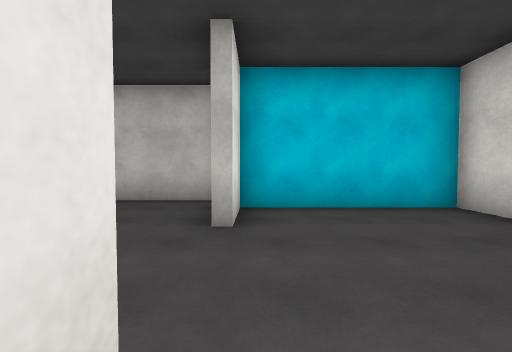
View 1 (above)

21 first-person views from a walk through a 3-D level made in the Unity game engine. The camera is 1.4 m above the floor, tilts 2° down and sees 90° across. The floor is counted in squares, 2 m on a side. Each view is taken from the middle of a square. On the plan, view 1 faces up. The plan holds only what a view shows up to about 9 squares ahead; the rest is blank. The place goes on beyond the plan. The player character is not drawn. Surface patterns are stand-ins for the level's own textures.

View 2
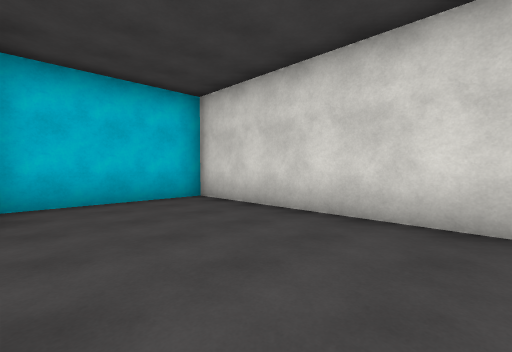

View 3
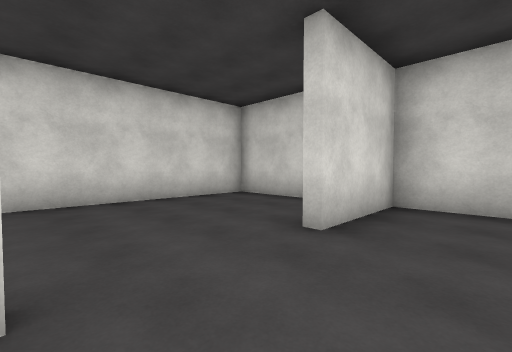

View 4
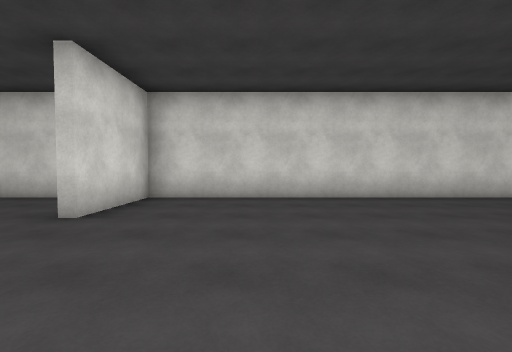

View 5
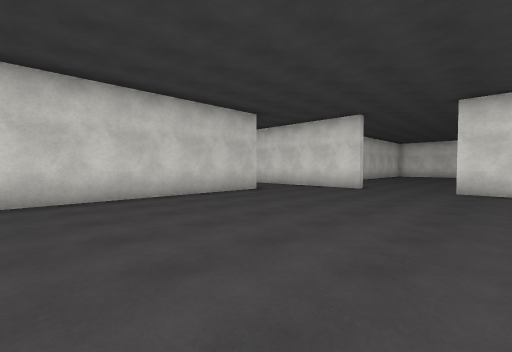

View 6
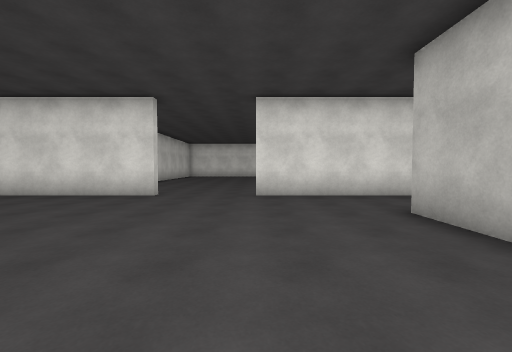

View 7
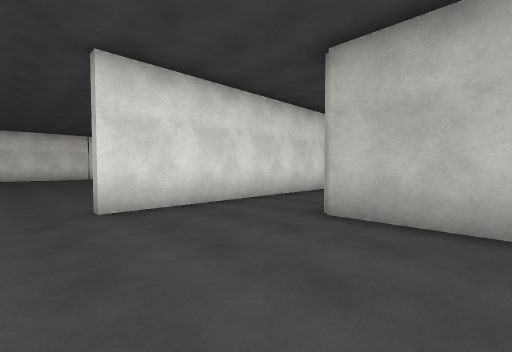

View 8
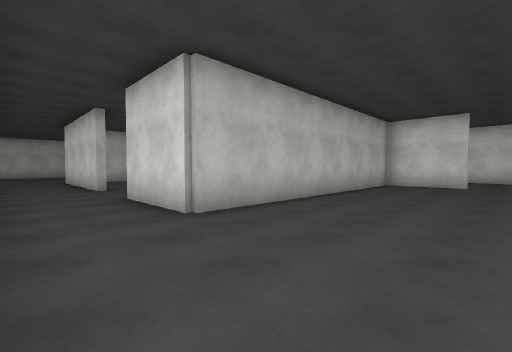

View 9
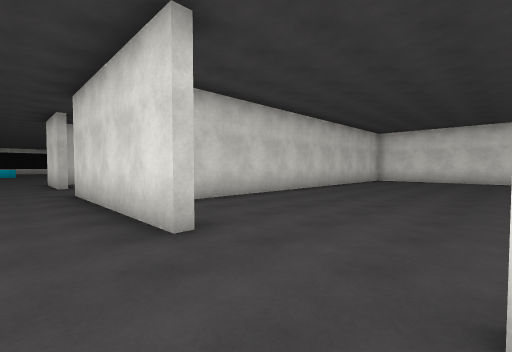

View 10
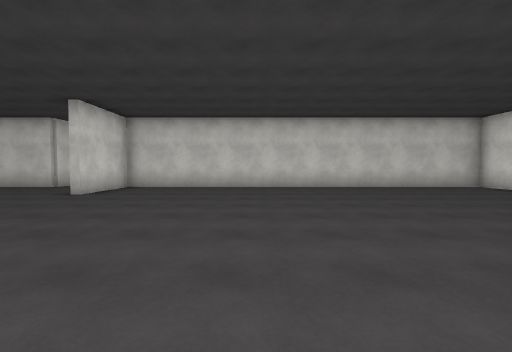

View 11
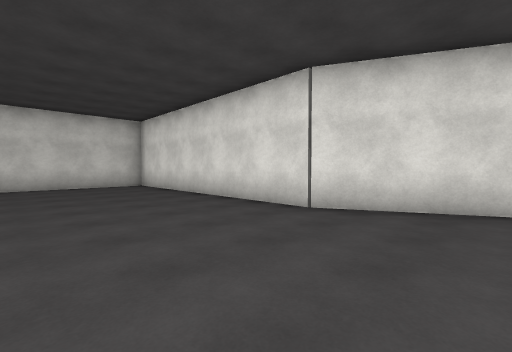

View 12
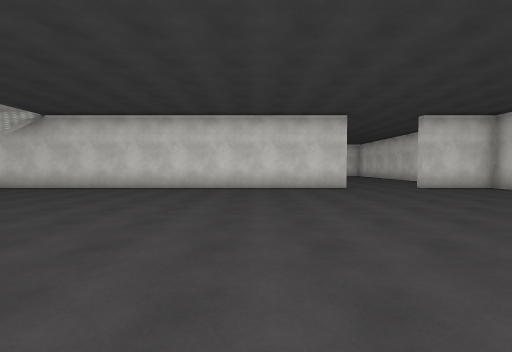

View 13
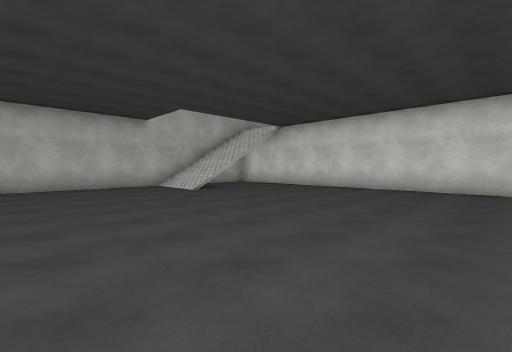

View 14
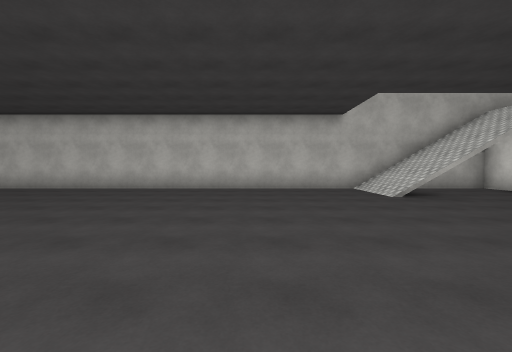

View 15
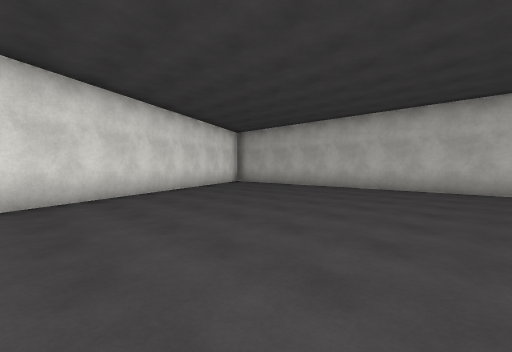

View 16
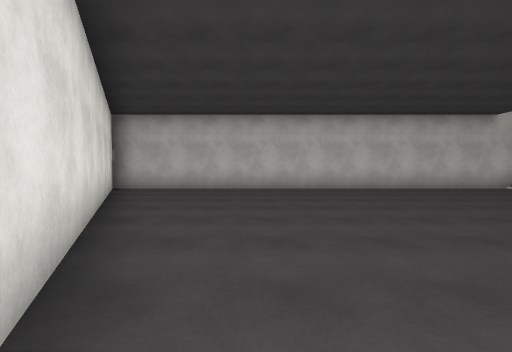

View 17
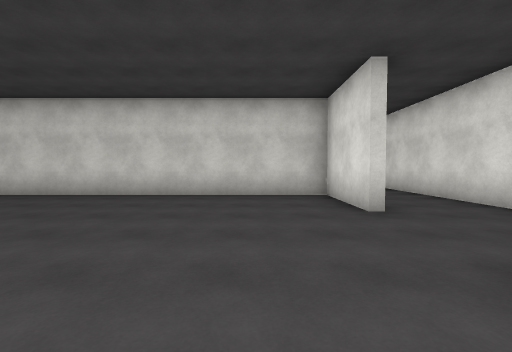

View 18
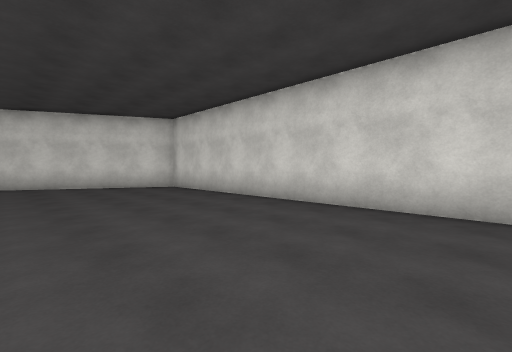

View 19
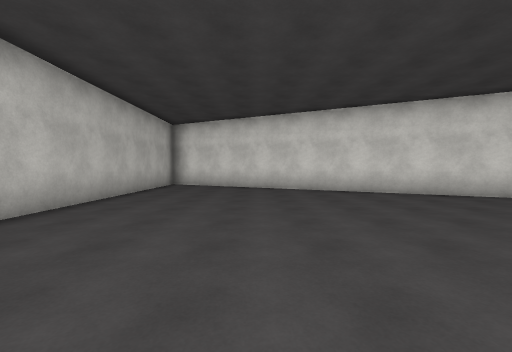

View 20
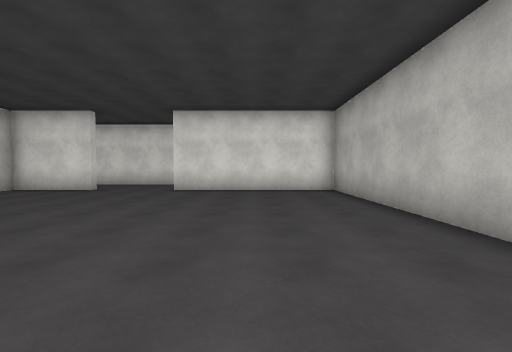

View 21
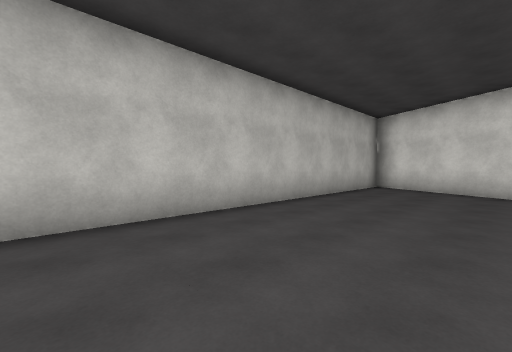

### Floor plan
Ten units are one square. View 1 is at (0, 0); x grows to the right and y downward. Boxes are objects, and circles mark ways between rooms. Rooms are numbered by the first view taken in them; rooms with no view inside come last. Other rooms are left out.
<svg viewBox="-270 -159 359 183">
<path fill="none" stroke="#000" d="M14 19 35 19 35 -44 -3 -44 -3 -30M-91 19 -5 19 -5 -5M-113 -6 -113 6M-5 -29 -5 -44M-9 -54 -90 -54 -90 -79M-113 -85 -113 -30M-141 -129 -155 -129M-265 -110 -238 -55 -238 19 -115 19 -115 -5M-115 -29 -115 -154 -265 -154M-32 -154 -88 -154 -88 -105M-90 -105 -90 -128M37 -59 84 -154 -11 -154M-88 -81 -88 -56 34 -56M-113 -95 -113 -85"/>
<circle cx="-10" cy="-15" r="3" fill="#2a7"/>
<circle cx="-120" cy="-15" r="3" fill="#2a7"/>
<circle cx="-105" cy="-75" r="3" fill="#2a7"/>
<text x="10" y="-20">1</text>
<text x="-70" y="-20">2</text>
<text x="-190" y="-70">3</text>
<text x="-20" y="-100">4</text>
</svg>
Room 1 opens to room 2. Room 2 opens to room 3. Room 2 opens to room 4.

Where each view was taken, in squares from view 1:
view 1: 0 up, 0 right, facing up
view 2: 1 down, 0 right, facing up-right
view 3: 3 up, 2 left, facing down-right
view 4: 4 up, 3 left, facing down
view 5: 4 up, 3 left, facing down-left
view 6: 3 up, 5 left, facing left
view 7: 2 up, 7 left, facing up-left
view 8: 2 up, 11 left, facing up-right
view 9: 3 up, 10 left, facing down-left
view 10: 7 up, 16 left, facing down
view 11: 8 up, 20 left, facing down-left
view 12: 6 up, 20 left, facing right
view 13: 6 up, 20 left, facing up-right
view 14: 7 up, 19 left, facing up
view 15: 7 up, 19 left, facing up-left
view 16: 7 up, 24 left, facing up
view 17: 12 up, 7 left, facing down
view 18: 10 up, 5 left, facing down-right
view 19: 12 up, 2 left, facing right
view 20: 13 up, 1 left, facing left
view 21: 12 up, 1 left, facing up-right
